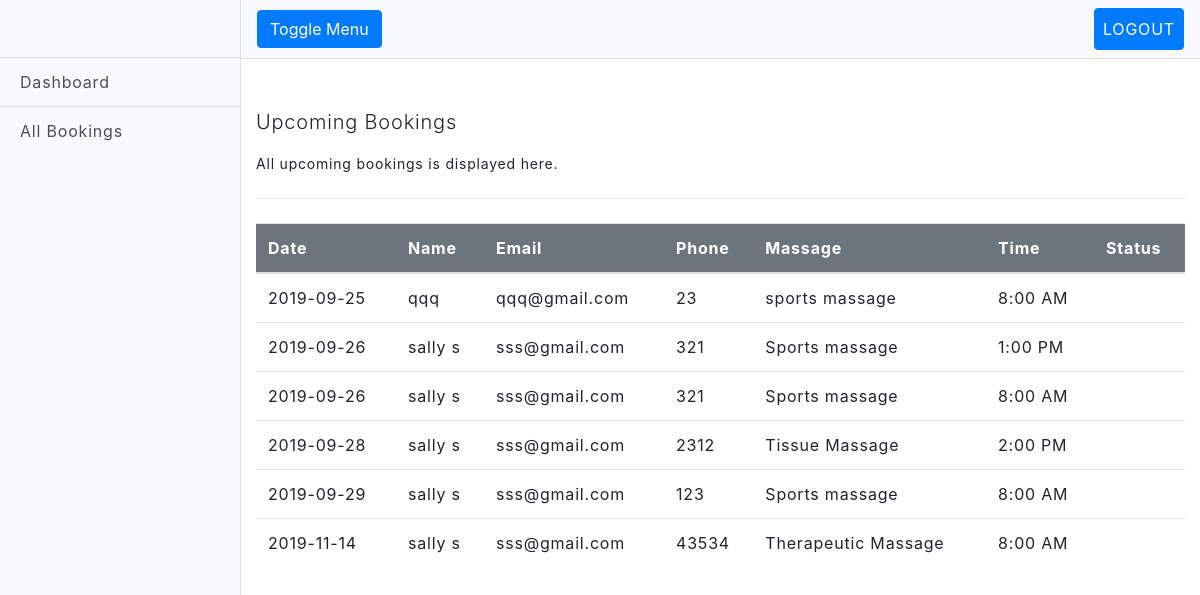
The app's page /admin/admin-all-bookings.php with its own data.
### tables this page shows
CREATE TABLE `reservations` (
  `res_id` int(11) NOT NULL,
  `res_name` varchar(255) NOT NULL,
  `res_email` varchar(255) NOT NULL,
  `res_tel` varchar(60) NOT NULL,
  `res_notes` text DEFAULT NULL,
  `res_date` date DEFAULT NULL,
  `res_slot` varchar(8) DEFAULT NULL,
  `res_type` varchar(20) DEFAULT NULL
);

### admin/includes/booking_all_manage.inc.php (the view, shortened to what this page needs)
<?php
require 'dbh.inc.php';
$sql = "SELECT * FROM reservations ORDER BY res_date";
        $result=mysqli_query($conn, $sql);
			while ($row = mysqli_fetch_array($result))
			{
								echo "<tr>";
                                echo "<td>" . $row['res_date'] . "</td>";
                                echo "<td>" . $row['res_name'] . "</td>";
                                echo "<td>" . $row['res_email'] . "</td>";
                                echo "<td>" . $row['res_tel'] . "</td>";
								echo "<td>" . $row['res_type'] . "</td>";
								echo "<td>" . $row['res_slot'] . "</td>";
								echo "<td></td>";
								echo "</tr>";
				}

### admin/admin-header.php (shortened to what this page needs)
<!DOCTYPE html>
<html lang="en">
<head>
   <link rel="stylesheet" href="https://stackpath.bootstrapcdn.com/bootstrap/4.3.1/css/bootstrap.min.css">
    <link rel="stylesheet" href="../php/master.css">
    <link rel="stylesheet" href="https://use.typekit.net/yxl7rgd.css">
    <link rel="stylesheet" href="../php/master.css">
</head>
<body>
  <div class="d-flex" id="wrapper">
    <div class="bg-light border-right" id="sidebar-wrapper">
      <div class="sidebar-heading"><img src="https://muscleworx.co.nz/wp-content/uploads/2018/11/cropped-logo2-2018.jpg" alt=""></div>
      <div class="list-group list-group-flush">
        <a href="admin-index.php" class="list-group-item list-group-item-action bg-light">Dashboard</a>
        <a href="admin-all-bookings.php" class="list-group-item list-group-item-action bg-light">All Bookings</a>
      </div>
    </div>
    <div id="page-content-wrapper">
      <nav class="navbar navbar-expand-lg navbar-light bg-light border-bottom">
        <button class="btn btn-primary">Toggle Menu</button>
        <div class="collapse navbar-collapse" id="navbarSupportedContent">
          <ul class="navbar-nav ml-auto mt-2 mt-lg-0">
            <li class="nav-item active">
            <li class="nav-item">
              <a class="nav-link btn btn-primary text-white" href="admin-logout.php">Logout</a>
          </ul>
        </div>
      </nav>
      <div class="container-fluid">

### admin/admin-all-bookings.php (shortened to what this page needs)
<?php require_once "admin-header.php" ?>
    <div class="">
        <p class="lead mt-5">Upcoming Bookings</p>
        <p>All upcoming bookings is displayed here.</p>
        <hr class="my-4">
    </div>
  <div>
  <div class="">
  <table class="table">
                    <thead>
                    <tr>
                        <th scope="col" class="bg-secondary text-white"> Date</th>
                        <th scope="col" class="bg-secondary text-white"> Name</th>
                        <th scope="col" class="bg-secondary text-white"> Email</th>
                        <th scope="col" class="bg-secondary text-white"> Phone</th>
                        <th scope="col" class="bg-secondary text-white">Massage</th>
                        <th scope="col" class="bg-secondary text-white">Time</th>
                        <th scope="col" class="bg-secondary text-white">Status</th>
                    </tr>
                    <?php include "includes/booking_all_manage.inc.php" ?>
</table>
  </div>
  </div>
</div>
</div>
</div>
  <?php require_once "admin-footer.php" ?>

### admin/admin-footer.php (shortened to what this page needs)
</body>
</html>

### master.css (style rules this page uses)
body { letter-spacing: 0.05em; }
p { font-size: 14px; }
nav { text-transform: uppercase; }
:root { --input-padding-x: 1.5rem; --input-padding-y: 0.75rem; }
body { overflow-x: hidden; }
#sidebar-wrapper { min-height: 100vh; margin-left: -15rem; -webkit-transition: margin .25s ease-out; -moz-transition: margin .25s ease-out; -o-transition: margin .25s ease-out; transition: margin .25s ease-out; }
#sidebar-wrapper .sidebar-heading { padding: 0.875rem 1.25rem; font-size: 1.2rem; }
#sidebar-wrapper .list-group { width: 15rem; }
#page-content-wrapper { min-width: 100vw; }
@media (min-width: 768px) { #sidebar-wrapper { margin-left: 0; } }
@media (min-width: 768px) { #page-content-wrapper { min-width: 0; width: 100%; } }

### records on screen
reservations: res_date "2019-09-25", res_name "qqq", res_email "qqq@gmail.com", res_tel "23", res_type "sports massage", res_slot "8:00 AM"
reservations: res_date "2019-09-26", res_name "sally s", res_email "sss@gmail.com", res_tel "321", res_type "Sports massage", res_slot "1:00 PM"
reservations: res_date "2019-09-26", res_name "sally s", res_email "sss@gmail.com", res_tel "321", res_type "Sports massage", res_slot "8:00 AM"
reservations: res_date "2019-09-28", res_name "sally s", res_email "sss@gmail.com", res_tel "2312", res_type "Tissue Massage", res_slot "2:00 PM"
reservations: res_date "2019-09-29", res_name "sally s", res_email "sss@gmail.com", res_tel "123", res_type "Sports massage", res_slot "8:00 AM"
reservations: res_date "2019-11-14", res_name "sally s", res_email "sss@gmail.com", res_tel "43534", res_type "Therapeutic Massage", res_slot "8:00 AM"
